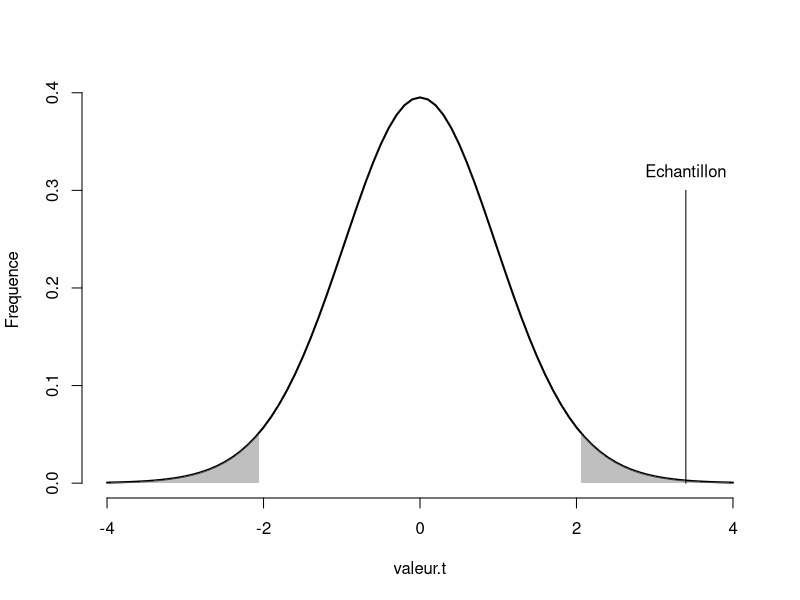
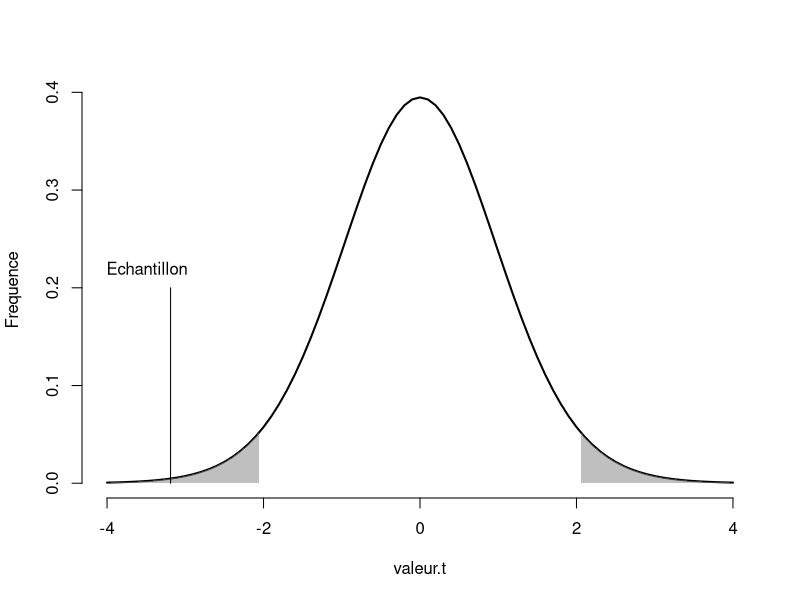
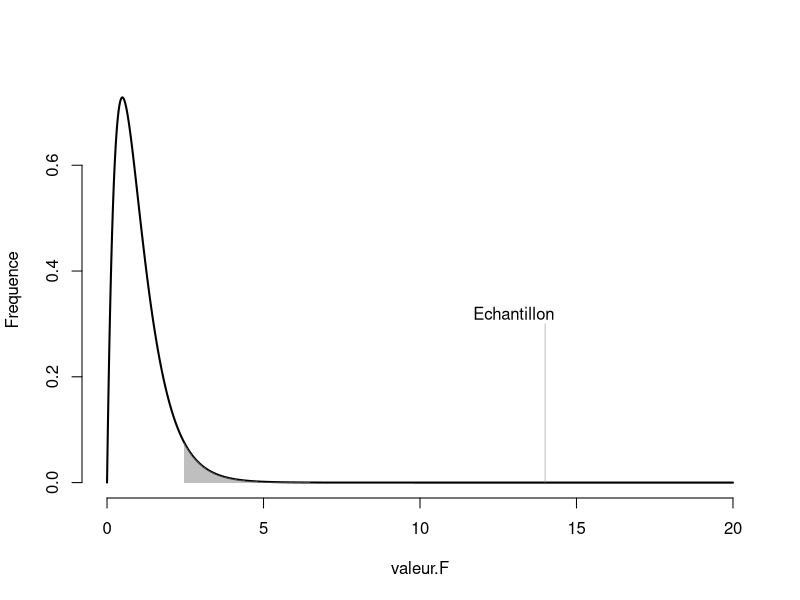

Recreate these plots in R, in order. (Note: this script raises an error after producing the figures.)
## ---- chunk 1
testt.ind <- function(x1, x2){
  # x1 est une variable continue associée au groupe 1
  # x2 est une variable continue associée au groupe 2
  
  # Calcul des moyennes
  x1bar <- mean(x1) ; x2bar <- mean(x2)
  
  # Calcul des variances
  x1var <- var(x1) ; x2var <- var(x2)
  
  # Calcul des tailles d'échantillon
  nx1 <- length(x1) ; nx2 <- length(x2)
  
  # Valeur-t, degrés de liberté et valeur-p
  vt <- (x1bar - x2bar) / sqrt(x1var / nx1 + x2var / nx2)
  dl <- nx1 + nx2 - 2
  vp <- (1 - pt(abs(vt), df = dl)) * 2 
  statistique <- list(valeur.t = vt, dl = dl, valeur.p = vp)
  return(statistique)
}
## ---- chunk 2
# Un exemple de jeu de données programmé de deux façons
# Méthode 1
set.seed(2021)
gr0 <- rnorm(n = 15, mean = 1, sd = 1)
gr1 <- rnorm(n = 15, mean = 0, sd = 1)

# Méthode 2
set.seed(2021)

x1 <- c(rep(0, 15), rep(1, 15)) # Appartenance au groupe (0 et 1)
e  <- rnorm(n = 30, mean = 0, sd = 1) # Erreur interindividuel
mu0 <- 1  # La moyenne du groupe référent
mu1 <- -1 # Le deuxième groupe a une différence de moyenne de -1

y <- mu0 + mu1 * x1 + e

# Présenter quelques participants; retirer les crochets pour voir tous
(cbind(method1 = c(gr0, gr1), method2 = y))[10:20,]
## ---- chunk 3
# Vérification de la fonction maison
testt.ind(gr0, gr1)

# Comparer avec la fonction R
t.test(gr0, gr1, var.equal = TRUE)
## ---- chunk 4
testt.ind2 <-function(x1, x2){
  # x1 est une variable continue associée au groupe 1
  # x2 est une variable continue associée au groupe 2
  x1bar <- mean(x1) ; x2bar <- mean(x2)  # Les moyennes
  x1var <- var(x1) ; x2var <- var(x2)    # Les variances
  nx1 <- length(x1) ; nx2 <- length(x2)  # Les tailles
  
  # L'erreur type 
  et <- sqrt(x1var / nx1 + x2var / nx2)
  
  # Valeur-t
  vt <- (x1bar - x2bar) / et
  
  # Correction des degrés de liberté
  dl <- et^4 / 
    ((x1var^2 / (nx1^2 * (nx1 - 1))) + 
       (x2var^2 / (nx2^2 * (nx2 - 1))))
  
  # Valeur-p
  vp <- (1 - pt(abs(vt), df = dl)) * 2 
  
  statistique <- list(valeur.t = vt, dl = dl, valeur.p = vp)
  return(statistique)
}
## ---- chunk 5
t.test(gr0, gr1) # Absence de l'argument var.equal = TRUE
testt.ind2(gr0, gr1)
## ---- chunk 6
res <- testt.ind2(gr0, gr1)

minx <- -4 ; maxx <- 4
valeur.t <- seq(minx, maxx, by = .1)
Frequence <- dt(valeur.t, df = res$dl)
plot(valeur.t, Frequence, bty = "n", type = "l", lwd = 2, xlim = c(minx, maxx))

crit = qt(.975, df = res$dl)
xx = seq(crit, maxx, .0001)
xax1 = c(crit, xx, maxx)
yax1 = c(0, dt(xx, df = res$dl),0)
polygon(xax1, yax1, border = NA, col = rgb(.5,.5,.5,.5))
crit = qt(.025,df = res$dl)
xx = seq(minx, crit, .0001)
xax2 = c(minx, xx, crit)
yax2 = c(0, dt(xx, df = res$dl),0)
polygon(xax2, yax2, border = NA, col = rgb(.5,.5,.5,.5))

segments(x0 = res$valeur.t, y0 = 0, y1 = 0.3, col = "black")
text(x = res$valeur.t, y = .32, labels = "Echantillon")

## ---- chunk 7
testt.dep <- function(temps1, temps2){
  # Temps est une variable continue mesurée 
  # à deux occasions auprès des mêmes participants
  
  # Calculer la différence
  difference <- temps1 - temps2
  dbar <- mean(difference) # La moyenne des différences
  dvar <- var(difference)  # L'écart type des différences
  n <- length(difference)  # Taille d'échantillon
  
  # Valeur-t, degrés de liberté et valeur-p
  vt <- (dbar) / sqrt(dvar / n)
  dl <- n - 1                   
  vp <- (1 - pt(abs(vt), df = dl)) * 2 
  statistique <- list(valeur.t = vt, dl = dl, valeur.p = vp)
  return(statistique)
}
## ---- chunk 8
# Un exemple de jeu de données
set.seed(148)
temps1 <- rnorm(n = 25, mean = 0, sd = 2)
difference <- rnorm(n = 25, mean = 2, sd = 2)
temps2 <- temps1 + difference
## ---- chunk 9
t.test(temps1, temps2, paired = TRUE)
testt.dep(temps1, temps2)
## ---- chunk 10
res = testt.dep(temps1, temps2)

minx = -4 ; maxx = 4
valeur.t = seq(minx, maxx, by = .1)
Frequence = dt(valeur.t, df = res$dl)
plot(valeur.t, Frequence, bty = "n", type = "l", lwd = 2, xlim = c(minx,maxx))

crit = qt(.975, df = res$dl)
xx = seq(crit, maxx, .0001)
xax1 = c(crit, xx, maxx)
yax1 = c(0, dt(xx, df = res$dl),0)
polygon(xax1, yax1, border = NA, col = rgb(.5,.5,.5,.5))
crit = qt(.025, df = res$dl)
xx = seq(minx, crit, .0001)
xax2 = c(minx, xx, crit)
yax2 = c(0, dt(xx, df = res$dl),0)
polygon(xax2, yax2, border = NA, col = rgb(.5,.5,.5,.5))

segments(x0 = res$valeur.t, y0 = 0, y1 = 0.2, col = "black")
text(x = res$valeur.t-.3, y = .22, labels = "Echantillon")

## ---- chunk 11
nk <- 5 # nombre d'unités par groupe
k <- 4  # nombre de groupes
# En ordre
groupe1 <- rep(1:k, each = nk)
# En alternance
groupe2 <- rep(1:k, times = nk)
# Aléatoire
set.seed(765)
groupe3 <- sample(x = 1:k, size = (k * nk), replace = TRUE)
cbind(groupe1, groupe2, groupe3)
## ---- chunk 12
categorie <- c("char", "chat", "cheval", "chevalier", "chien")
nk <- 2
groupe <- as.factor(rep(categorie, each = nk)) # Déclarer comme facteur
groupe
## ---- chunk 13
set.seed(2602)
char      <- rnorm(n = nk, mean = 15, sd = 4) 
chat      <- rnorm(n = nk, mean = 20, sd = 4) # Différences ici
cheval    <- rnorm(n = nk, mean = 10, sd = 4) # et ici
chevalier <- rnorm(n = nk, mean = 15, sd = 4)
chien     <- rnorm(n = nk, mean = 15, sd = 4) 
# Combinés
score <- round(c(char, chat, cheval, chevalier, chien))
# Conserver toutes les informations en un jeu de données
donnees <- data.frame(groupe, score)
head(donnees)
## ---- chunk 14
dummy.coding <- function(x){
  # Retourne un codage factice de x
  # avec les facteurs en ordre alphabétique
  W <- sapply(unique(x), 
              USE.NAMES = TRUE,
              FUN = function(v) {x == v}) * 1 
  return(W)
}
## ---- chunk 15
# Pour la reproductibilité
set.seed(2602)

# Facteur de groupe
k <- length(categorie)
nk <- 2
groupe <- rep(categorie, each = nk)

# Groupement
X <- dummy.coding(groupe)[,-5] # groupe 4 "chien" comme référent

# Spécifications des paramètres
mu0 <- 15
mu <- c(0, 5, -5, 0)
e <- rnorm(n = k * nk, sd = 4)

# Création des scores
score <- round(mu0 + X %*% mu + e)

# Comparaison des valeurs
cbind(donnees, score)
## ---- chunk 16
set.seed(2602)
nk <- 20
groupe <- as.factor(rep(categorie, each = nk)) # Déclarer comme facteur
k <- length(categorie)
# Groupement
X = dummy.coding(groupe)[,-5] # groupe 5 "chevalier" comme référent
#
mu0 = 15
mu = c(0, 5, -5, 0)
e = rnorm(n = k * nk, sd = 4)
score = round(mu0 + X %*% mu + e)
donnees = data.frame(groupe, score)
## ---- chunk 17
# Anova de base
res <- aov(score ~ groupe, data = donnees)
summary(res)

# Fonction maison
gr <- table(donnees$groupe)
k  <- length(gr)          # Nombre de groupes
nk <- dim(donnees)[1] / k # Nombre de participants par groupe

# Moyennes et variance par (`by()`) groupes
moyenne  <- by(donnees$score, donnees$groupe, mean)
variance <- by(donnees$score, donnees$groupe, var)

# Statistiques
CMI <- nk * var(moyenne)
CMR <- mean(variance)
dl1 <- k - 1
dl2 <- k * (nk - 1)
vf <- CMI / CMR 
vp <- (1 - pf(vf, df1 = dl1, df2 = dl2)) 

# Création du tableau
resultats <- matrix(0,2,5) # Tableau vide

# Ajouter noms
colnames(resultats)  <- c("dl", "SS", "CM", "F", "p")
row.names(resultats) <- c("groupe", "residu")

# Ajouter valeurs
resultats[1,] <- c(dl1, CMI * dl1, CMI, vf, vp)
resultats[2,] <- c(dl2, CMR * dl2, CMR, 0, 0)
resultats
## ---- chunk 18
minx = 0 ; maxx = 20
valeur.F = seq(minx, maxx, by = .001)
Frequence = df(valeur.F, df = dl1, df2 = dl2)
plot(valeur.F, Frequence, bty = "n", type = "l", lwd = 2, xlim = c(minx,maxx))

crit = qf(.95,df = dl1, df2 = dl2)
xx = seq(crit, maxx, .0001)
xax1 = c(crit, xx, maxx)
yax1 = c(0, df(xx, df = dl1, df2 = dl2),0)
polygon(xax1, yax1, border = NA, col = rgb(.5,.5,.5,.5))

segments(x0 = vf, y0 = 0, y1 = 0.3, col = rgb(.5,.5,.5,.5))
text(x = vf-1, y = .32, labels = "Echantillon")
## ---- chunk 19
covariance <- function(x, y){
  # X est une data.frame ou matrice de n sujets par p variables
  n <- length(x)
  # centrer variables
  xc <- x - mean(x)
  yc <- y - mean(y)
  prod.xy <- xc * yc
  cov.xy <- sum(prod.xy) / (n-1)
  return(cov.xy)
}
## ---- chunk 20
set.seed(42)
n <- 100
r <- c(-.999, -.75, -.5, -.25, 0, .25, .5, .75, .999)
DATA = numeric()
for(i in 1:length(r)){
  X = round(MASS::mvrnorm(n = n, 
                          mu = c(0,0),
                          Sigma = matrix(c(1,r[i],r[i],1),2,2)),4)
  DATA = rbind(DATA,cbind(X,r[i]))
}

DATA = data.frame(DATA)
colnames(DATA) = c("Variable1", "Variable2", "Correlation")

ggplot(data = DATA, aes(x = Variable1,y = Variable2)) +
  geom_point() + 
  facet_wrap(vars(Correlation), ncol = 3, labeller = label_bquote(rho == .(Correlation))) + theme_apa()

## ---- chunk 21
# Option 1 : Calcul complet
correlation1 <- function(x, y){
  
  # La taille d'échantillon
  n <- length(x)
  
  # Centrer les variables
  xc <- x - mean(x)
  yc <- y - mean(y)
  
  # Produit des variables
  prod.xy <- xc * yc
  
  # La somme des produits divisée par n - 1
  cov.xy <- sum(prod.xy) / (n - 1)  # La covariance
  
  # Diviser par les écarts types
  cor.xy <- cov.xy / (sd(x) * sd(y))
  
  return(cor.xy)
}

# Option 2 : Basé sur la covariance
correlation2 <- function(x, y){
  
  # Calculer la covariance
  cov.xy <- covariance(x,y)
  
  # Diviser par les écarts types
  cor.xy <- cov.xy / (sd(x) * sd(y))
  return(cor.xy)
}

# Option 3 : Basé sur des variables standardisées
correlation3 <- function(x, y){
  
  # La taille d'échantillon
  n <- length(x)
  
  # Centrer et réduire les variables
  xs <- (x - mean(x)) / sd(x)
  ys <- (y - mean(y)) / sd(y)
  
  # La somme des produits divisé par n - 1
  cor.xy <- sum(xs * ys)/(n - 1)
  
  return(cor.xy)
}
## ---- chunk 22
# Pour la reproductibilité
set.seed(820)

# Taille d'échantillon importante pour réduire l'erreur d'échantillonnage
n <- 10000

# La corrélation désirée
r <- .70

# Création d'une matrice de corrélation
R <- matrix(c(1, r, r, 1), nrow = 2, ncol = 2)

# Création des données 
donnees <- data.frame(MASS::mvrnorm(n = n, 
                                    mu = c(0,0), 
                                    Sigma = R))
colnames(donnees) <- c("x", "y") # Ajouter des noms de colonnes

# Voici la matrice de corrélation
R

# Voici une visualisation partielle des données
head(donnees)

# Vérifications des variables
mean(donnees$x); mean(donnees$y); sd(donnees$x); sd(donnees$y)

# Les résultats sont près des attentes
# Vérifications de la corrélations
cor(donnees$x, donnees$y)
correlation1(donnees$x, donnees$y)
correlation2(donnees$x, donnees$y)
correlation3(donnees$x, donnees$y)
## ---- chunk 23
# Création d'une matrice de corrélation 
# Il pourrait également s'agir d'un vecteur ou d'un scalaire.
r <- matrix(c( 1, .5, .4,
               .5,  1, .3,
               .4, .3,  1), 
            nrow = 3, ncol = 3)

# Nombre d'unités (valeur arbitraire ici)
n <- 10

# Valeurs-t
vt <- r * sqrt(n - 2) / sqrt(1 - r ^ 2)

# Valeurs-p
vp <- (1 - pt(abs(vt), df = n - 2)) * 2
vt ; vp
## ---- chunk 24
set.seed(1)
n <- 250
climatosceptique <- sample(c("oui","non"), size = n, 
                           replace = TRUE, prob = c(.25, .75))
voiture <- rep(0, n)
voiture[climatosceptique == "oui"] <- sample(c("non","oui"), 
                                             size = sum(climatosceptique == "oui"), replace = TRUE, prob = c(.2, .8))
voiture[climatosceptique == "non"] <- sample(c("non","oui"), size = sum(climatosceptique == "non"), replace = TRUE, prob = c(.5, .5))
donnees = data.frame(climatosceptique, voiture)

tab = table(donnees)
#print(tab)
#tab2 = matrix(tab[1:4],2,2)
#3colnames(tab2) = c("oui", "non")
#rownames(tab2) =  c("oui", "non")
kbl(tab, align = "c", booktabs = TRUE, caption = "Tableau de contingence de la relation entre posséder une voiture et le climatoscepticisme") %>%  
  kable_classic(full_width = F)  %>%  
  add_header_above(c("Climatosceptique" = 1, "Voiture" = 2)) %>%
  kable_styling(position = "center", latex_options = "HOLD_position")
#  

## ---- chunk 25
tab2 = cbind(tab, rowSums(tab))
tab2 = rbind(tab2, Total = colSums(tab2))
kbl(tab2, align = "c", booktabs = TRUE, caption = "Tableau de contingence étendu avec les totaux") %>%  
  kable_classic(full_width = F)  %>%  
  add_header_above(c("Climatosceptique" = 1, "Voiture" = 2, Total = 1)) %>%
  kable_styling(position = "center", latex_options = "HOLD_position")
## ---- chunk 26
khicarre <- function(obs){
  # Obs est une table de contingence
  # Somme colonne
  SC <- as.matrix(colSums(obs))
  # Somme ligne
  SL <- as.matrix(rowSums(obs))
  # Grand total
  TT <- sum(obs)
  # Proportion théoriques
  theo <- SL %*% t(SC) / TT
  # khi carré
  khi2 <- sum((obs - theo) ^ 2 / theo)
  dl <- (length(SL) - 1) * (length(SC) - 1)
  vp <- 1 - pchisq(khi2, dl)
  # Sortie
  statistiques <- list(khi2 = khi2, dl = dl, valeur.p = vp)
  return(statistiques)
}
## ---- chunk 27
set.seed(54)
n <- 100

# Première variable
sexe <- sample(c("homme","femme"), 
               size = n, 
               replace = TRUE, 
               prob = c(.5,.5))
tabac <- rep(0, 100)

# Proportions conditionnelles
tabac[sexe == "femme"] <- sample(c("fumeur","non-fumeur"), 
                                 size = sum(sexe == "femme"), 
                                 replace = TRUE, 
                                 prob = c(.2,.8))

tabac[sexe == "homme"] <- sample(c("fumeur","non-fumeur"), 
                                 size = sum(sexe == "homme"), 
                                 replace = TRUE, 
                                 prob = c(.1,.9))
#base données
donnees <- data.frame(sexe, tabac)
table(donnees)
## ---- chunk 28
# Table de contingence
TC <- table(donnees)
# Fonction maison
khicarre(TC)

# Fonction de base
summary(TC)

# Autre fonction de base
resultat <- chisq.test(TC, correct = FALSE)
resultat

# Et pour plus de précision...
resultat$statistic
resultat$p.value

# Le test exact de Fisher
resultat.fisher <- fisher.test(TC)
resultat.fisher
resultat.fisher$p.value
